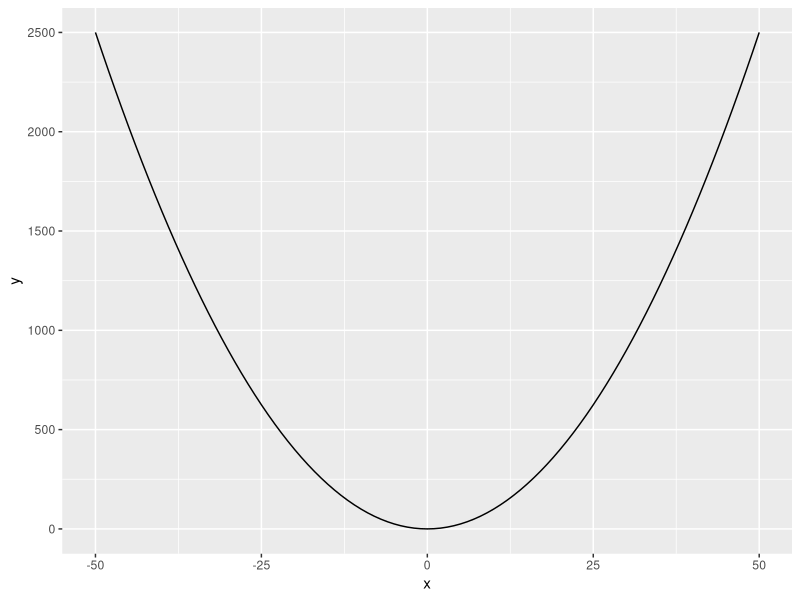

The R script that drew this image:
library(ggplot2)

data <- data.frame( x = -50:50 )
data$y <- data$x ^ 2

p <- ggplot(data, aes( x=x, y=y ))
show( p + geom_line() )

